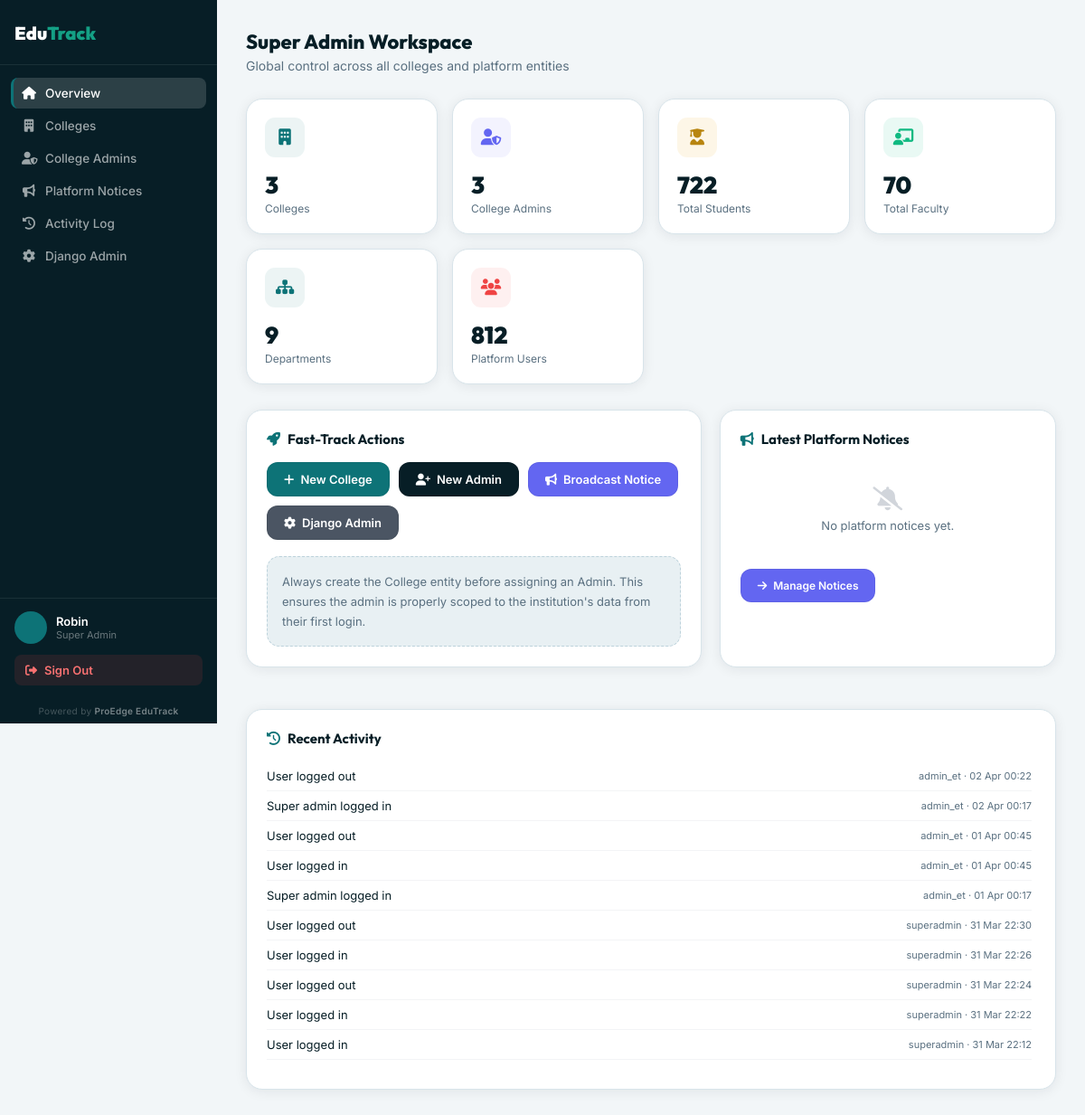
/superadmin1/ (signed in), run on the app's committed database.
### students/models.py (models this page shows, shortened)
class ActivityLog(models.Model):
    user = models.ForeignKey(User, on_delete=models.CASCADE)
    action = models.CharField(max_length=255)
    ip_address = models.GenericIPAddressField(null=True, blank=True)
    timestamp = models.DateTimeField(auto_now_add=True)

### students/views/_legacy.py (the view)
# urls.py: path('superadmin1/', views.super_admin_dashboard, name='super_admin_dashboard'),
@login_required
@super_admin_required
def super_admin_dashboard(request):
    colleges = College.objects.annotate(
        department_count=Count('departments', distinct=True),
        admin_count=Count('user_roles', filter=Q(user_roles__role=1), distinct=True),
        student_count=Count('departments__student', distinct=True),
        faculty_count=Count('departments__faculty', distinct=True),
    ).order_by('name')
    college_admins = UserRole.objects.filter(role=1).select_related('user', 'college').order_by('college__name', 'user__username')
    platform_announcements = Announcement.objects.filter(college__isnull=True).select_related('created_by').order_by('-created_at')[:5]
    recent_activity = ActivityLog.objects.filter(
        user__is_superuser=True
    ).select_related('user').order_by('-timestamp')[:15]
    context = {
        'colleges': colleges,
        'college_admins': college_admins,
        'recent_activity': recent_activity,
        'platform_announcements': platform_announcements,
        'total_colleges': colleges.count(),
        'total_college_admins': college_admins.count(),
        'total_users': User.objects.count(),
        'total_students': Student.objects.count(),
        'total_faculty': Faculty.objects.count(),
        'total_departments': Department.objects.count(),
    }
    return render(request, 'dashboards/super_admin.html', context)

### students/context_processors.py (called while the page is built, shortened)
def college_branding(request):
    if not request.user.is_authenticated or request.user.is_superuser:
        return {}

### students/views/_legacy.py (called while the page is built)
def super_admin_required(view_func):
    actual_decorator = user_passes_test(lambda u: u.is_superuser, login_url='super_admin_login')
    return actual_decorator(view_func)

### templates/dashboards/super_admin.html (shortened to what this page needs)
{% extends 'dashboards/base_dashboard.html' %}
{% block role_label_foot %}Super Admin{% endblock %}
{% block page_title %}Super Admin Workspace{% endblock %}
{% block page_sub %}Global control across all colleges and platform entities{% endblock %}
{% block sidebar_links %}
<a href="#dashboard" data-section-target="dashboard" class="sb-link active"><i class="fas fa-home"></i> Overview</a>
<a href="#colleges" data-section-target="colleges" class="sb-link"><i class="fas fa-building"></i> Colleges</a>
<a href="#admins" data-section-target="admins" class="sb-link"><i class="fas fa-user-shield"></i> College Admins</a>
<a href="#announcements" data-section-target="announcements" class="sb-link"><i class="fas fa-bullhorn"></i> Platform Notices</a>
<a href="#activity" data-section-target="activity" class="sb-link"><i class="fas fa-clock-rotate-left"></i> Activity Log</a>
<a href="/admin/" class="sb-link"><i class="fas fa-cog"></i> Django Admin</a>
{% endblock %}
{% block dashboard_content %}
<section data-dashboard-pane="dashboard" class="dashboard-pane active">
  <div class="stat-grid">
    <div class="stat-card">
      <div class="s-icon" style="background:rgba(13,115,119,.08);color:var(--teal)"><i class="fas fa-building"></i></div>
      <div class="s-val">{{ total_colleges }}</div><div class="s-lbl">Colleges</div>
    </div>
    <div class="stat-card">
      <div class="s-icon" style="background:rgba(99,102,241,.08);color:#6366f1"><i class="fas fa-user-shield"></i></div>
      <div class="s-val">{{ total_college_admins }}</div><div class="s-lbl">College Admins</div>
    </div>
    <div class="stat-card">
      <div class="s-icon" style="background:rgba(230,168,23,.1);color:#b88510"><i class="fas fa-user-graduate"></i></div>
      <div class="s-val">{{ total_students }}</div><div class="s-lbl">Total Students</div>
    </div>
    <div class="stat-card">
      <div class="s-icon" style="background:rgba(16,185,129,.09);color:var(--green)"><i class="fas fa-chalkboard-teacher"></i></div>
      <div class="s-val">{{ total_faculty }}</div><div class="s-lbl">Total Faculty</div>
    </div>
    <div class="stat-card">
      <div class="s-icon" style="background:rgba(13,115,119,.08);color:var(--teal)"><i class="fas fa-sitemap"></i></div>
      <div class="s-val">{{ total_departments }}</div><div class="s-lbl">Departments</div>
    </div>
    <div class="stat-card">
      <div class="s-icon" style="background:rgba(239,68,68,.08);color:var(--red)"><i class="fas fa-users"></i></div>
      <div class="s-val">{{ total_users }}</div><div class="s-lbl">Platform Users</div>
    </div>
  </div>
  <div class="hero-grid">
    <div class="d-card">
      <div class="d-card-title"><i class="fas fa-rocket"></i> Fast-Track Actions</div>
      <div class="qa-row" style="gap:10px;margin-top:8px">
        <a href="{% url 'super_admin_college_add' %}" class="qa-btn qa-teal"><i class="fas fa-plus"></i> New College</a>
        <a href="{% url 'super_admin_college_admin_add' %}" class="qa-btn qa-deep"><i class="fas fa-user-plus"></i> New Admin</a>
        <a href="{% url 'super_admin_platform_announcement' %}" class="qa-btn qa-indigo"><i class="fas fa-bullhorn"></i> Broadcast Notice</a>
        <a href="/admin/" class="qa-btn" style="background:#4b5563;color:#fff"><i class="fas fa-cog"></i> Django Admin</a>
      </div>
      <div class="hint-box" style="margin-top:18px">
        Always create the College entity before assigning an Admin. This ensures the admin is properly scoped to the institution's data from their first login.
      </div>
    </div>
    <div class="d-card">
      <div class="d-card-title"><i class="fas fa-bullhorn"></i> Latest Platform Notices</div>
      {% if platform_announcements %}
      <div class="content-scroll soft">
        {% for ann in platform_announcements %}
        <div style="padding:9px 0;border-bottom:1px solid #f3f4f6">
          <div style="font-size:13px;font-weight:600;color:var(--deep)">{{ ann.title }}</div>
          <div style="font-size:11px;color:var(--muted)">{{ ann.created_at|date:"d M Y H:i" }}</div>
        </div>
        {% endfor %}
      </div>
      {% else %}
      <div class="empty"><i class="fas fa-bell-slash"></i>No platform notices yet.</div>
      {% endif %}
      <div style="margin-top:12px">
        <a href="{% url 'super_admin_platform_announcement' %}" class="qa-btn qa-indigo" style="font-size:12px"><i class="fas fa-arrow-right"></i> Manage Notices</a>
      </div>
    </div>
  </div>
  <div class="d-card" style="margin-top:4px">
    <div class="d-card-title"><i class="fas fa-clock-rotate-left"></i> Recent Activity</div>
    {% if recent_activity %}
    <div class="content-scroll">
      {% for log in recent_activity %}
      <div style="display:flex;justify-content:space-between;align-items:center;padding:8px 0;border-bottom:1px solid #f3f4f6;gap:12px">
        <div style="font-size:13px;color:var(--deep)">{{ log.action }}</div>
        <div style="font-size:11px;color:var(--muted);white-space:nowrap">{{ log.user.username }} · {{ log.timestamp|date:"d M H:i" }}</div>
      </div>
      {% endfor %}
    </div>
    {% else %}
    <div class="empty"><i class="fas fa-clock"></i>No activity logged yet.</div>
    {% endif %}
  </div>
</section>
{% endblock %}

### templates/dashboards/base_dashboard.html (shortened to what this page needs)
{% extends 'base.html' %}
{% load static %}
{% block body %}
<div class="db-layout">
  <aside class="db-sidebar" id="db-sidebar">
    <div class="sb-head">
      {% if college and college.logo %}
        <img src="{{ college.logo.url }}" alt="{{ college.name }}" class="sb-college-logo"/>
        <button class="sb-close" id="sb-close" aria-label="Close menu"><i class="fas fa-times"></i></button>
      {% elif college %}
        <div class="sb-college-initials">{{ college.code|slice:":2"|upper }}</div>
        <div class="sb-college-head-name">{{ college.name|truncatechars:22 }}</div>
        <button class="sb-close" id="sb-close" aria-label="Close menu"><i class="fas fa-times"></i></button>
      {% else %}
        <div style="font-family:'Outfit',sans-serif;font-size:20px;font-weight:900;color:#fff">Edu<span style="color:var(--teal-lt)">Track</span></div>
      {% endif %}
    </div>
    <nav class="sb-nav">
      {% block sidebar_links %}{% endblock %}
    </nav>
    <div class="sb-foot">
      <div class="sb-user">
        <div class="sb-avatar">{{ request.user.first_name|first|upper }}{{ request.user.last_name|first|upper }}</div>
        <div class="sb-user-info">
          <div class="sb-user-name">{{ request.user.get_full_name|default:request.user.username }}</div>
          <div class="sb-user-role">{% block role_label_foot %}{% endblock %}</div>
        </div>
      </div>
      <a href="{% url 'logout' %}" class="sb-logout">
        <i class="fas fa-sign-out-alt"></i> Sign Out
      </a>
    </div>
    <div class="sb-powered">Powered by <span>ProEdge EduTrack</span></div>
  </aside>
  <main class="db-main">
    <div class="db-page-head">
      <div class="db-page-head-row">
        <div>
          <h1 class="db-page-title">{% block page_title %}Dashboard{% endblock %}</h1>
          <p class="db-page-sub">{% block page_sub %}Welcome back, {{ request.user.first_name|default:request.user.username }}{% endblock %}</p>
        </div>
      </div>
    </div>
    {% block dashboard_content %}{% endblock %}
  </main>
</div>
{% endblock %}

### templates/base.html (style rules this page uses)
*,*::before,*::after { margin:0;padding:0;box-sizing:border-box }
:root { --teal:#0d7377;--teal-lt:#14a085;--teal-dk:#095c60; --gold:#e6a817;--gold-lt:#f5c842; --deep:#071e26;--deep2:#0b2d38; --bg:#f2f6f8;--surface:#fff;--surface2:#e8f0f3; --border:#d8e4ea;--text:#0d1f2d;--muted:#5a7080; --green:#10b981;--red:#ef4444;--warning:#f59e0b; --sh:0 2px 14px rgba(7,30,38,.08); --sh-md:0 6px 28px rgba(7,30,38,.12); --r:10px;--r-lg:18px; }
html { scroll-behavior:smooth }
body { font-family:'Inter',sans-serif;background:var(--bg);color:var(--text);min-height:100vh }
a { text-decoration:none }

### templates/dashboards/super_admin.html (style rules this page uses)
.db-layout { position:relative;z-index:1 }

### data on the page
ActivityLog: action "User logged out", user.username "admin_et", timestamp "02 Apr 00:22"
ActivityLog: action "Super admin logged in", user.username "admin_et", timestamp "02 Apr 00:17"
ActivityLog: action "User logged out", user.username "admin_et", timestamp "01 Apr 00:45"
ActivityLog: action "User logged in", user.username "admin_et", timestamp "01 Apr 00:45"
ActivityLog: action "Super admin logged in", user.username "admin_et", timestamp "01 Apr 00:17"
ActivityLog: action "User logged out", user.username "superadmin", timestamp "31 Mar 22:30"
ActivityLog: action "User logged in", user.username "superadmin", timestamp "31 Mar 22:26"
ActivityLog: action "User logged out", user.username "superadmin", timestamp "31 Mar 22:24"
ActivityLog: action "User logged in", user.username "superadmin", timestamp "31 Mar 22:22"
ActivityLog: action "User logged in", user.username "superadmin", timestamp "31 Mar 22:12"

### other printed values
{{ request.user.get_full_name|default:request.user.username }} "Robin"
{{ total_colleges }} "3"
{{ total_college_admins }} "3"
{{ total_students }} "722"
{{ total_faculty }} "70"
{{ total_departments }} "9"
{{ total_users }} "812"
